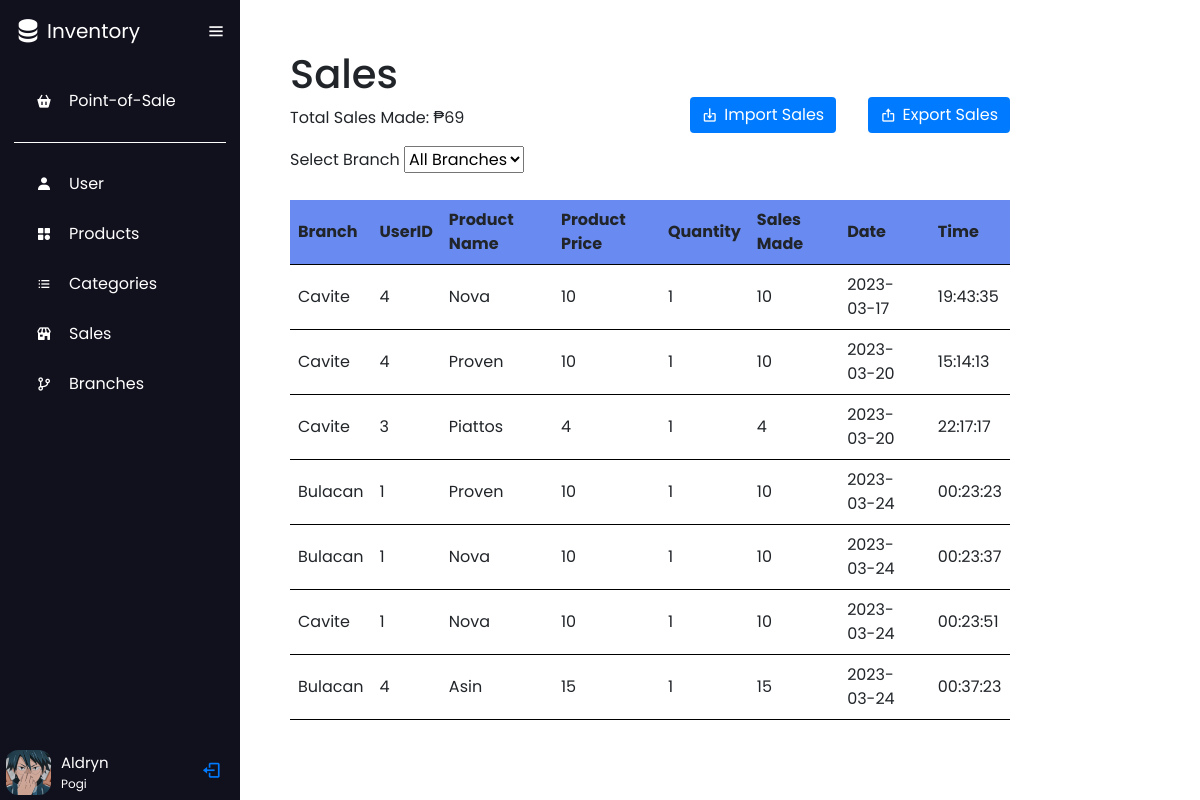
/sales.php (signed in), run on the app's committed database.
### tables this page shows
CREATE TABLE `sales` (
  `id` int(11) NOT NULL,
  `name` varchar(115) NOT NULL,
  `product_name` varchar(11) NOT NULL,
  `quantity` int(11) NOT NULL,
  `product_price` float NOT NULL,
  `sales_made` float NOT NULL,
  `user_id` int(11) NOT NULL,
  `date` date NOT NULL,
  `time` time NOT NULL
);

### sales.php (the view, shortened to what this page needs)
<?php include 'menubar.php'; ?>
<?php include 'conn.php'; ?>
<?php
$branch = $_GET['branch'] ?? null;
if (!isset($branch)) {
    $sales = array();;
    $sql = "SELECT * FROM sales";
    $result = mysqli_query($conn, $sql);
    while ($row = mysqli_fetch_assoc($result)) {
        $sales[] = $row;
    }
    $sql = "SELECT SUM(sales_made) as total_sales_made FROM sales";
    $result = mysqli_query($conn, $sql);
    $row = mysqli_fetch_assoc($result);
    $total_sales_made = $row['total_sales_made'];
}
?>
<!DOCTYPE html>
<html lang="en">
<head>
</head>
<body>
    <div class="heading">
        <div>
            <h1>Sales</h1>
            <p>Total Sales Made: <span>₱<?= $total_sales_made ?></span></p>
            <?php if ($_SESSION['level'] == '1') : ?>
                <label for="branch">Select Branch</label>
                <select name="branch" id="branch" onchange="change_branch()">
                    <option value="" <?php echo (!isset($_GET['branch'])) ? "selected" : "" ?>>All Branches</option>
                </select>
            <?php endif ?>
        </div>
        <div class="actions">
            <?php if ($_SESSION['level'] == '1') : ?>
                <a class="btn-primary" href="./import_sales_form.php"><i class='bx bx-import'></i>Import Sales</a>
            <?php endif ?>
            <a class="btn-primary" href="./export_sales_form.php<?php if (isset($_GET['branch'])) {
                                                                    echo "?branch=$branch";
                                                                } ?>"><i class='bx bx-export'></i>Export Sales</a>
        </div>
    </div>
    <?php
    if (count($sales) > 0) :
    ?>
        <table>
            <thead>
                <tr>
                    <th>Branch</th>
                    <th>UserID</th>
                    <th>Product Name</th>
                    <th>Product Price</th>
                    <th>Quantity</th>
                    <th>Sales Made</th>
                    <th>Date</th>
                    <th>Time</th>
                </tr>
            </thead>
            <tbody>
                <?php
                foreach ($sales as $sale) {
                    echo '<tr>';
                    echo "<td>" . $sale['name'] . "</td>";
                    echo "<td>" . $sale['user_id'] . "</td>";
                    echo "<td>" . $sale['product_name'] . "</td>";
                    echo "<td>" . $sale['product_price'] . "</td>";
                    echo "<td>" . $sale['quantity'] . "</td>";
                    echo "<td>" . $sale['sales_made'] . "</td>";
                    echo "<td>" . $sale['date'] . "</td>";
                    echo "<td>" . $sale['time'] . "</td>";
                    echo '</tr>';
                }
                ?>
            </tbody>
        </table>
    <?php else : ?>
        <p style="margin-top: 5em;text-align: center">No sales to display</p>
    <?php endif; ?>
</body>
</html>

### styles.css (style rules this page uses)
* { margin: 0; padding: 0; box-sizing: border-box; font-family: 'Poppins', sans-serif; }
body { position: relative; width: 100%; }
table { width: 60%; margin: 20px auto; border-collapse: collapse; position: relative; left: 50px; top: 50px; }
th, td { padding: 8px; text-align: left; border-bottom: 1px solid rgb(0, 0, 0); }
th { background-color: #698af0; }
.btn-primary { background-color: #007bff; color: white; border-color: #007bff; padding: 0.375rem 0.75rem; font-size: 1rem; line-height: 1.5; border-radius: 0.25rem; }

### sales.php (style rules this page uses)
.heading { width: 60%; margin: auto; display: flex; align-items: center; justify-content: space-between; position: relative; left: 50px; top: 50px; }
.actions { display: flex; justify-content: center; align-items: center; gap: 2em; }
.actions a { text-decoration: none; display: flex; justify-content: center; align-items: center; gap: .4em; }

### data on the page
sales: name "Cavite", user "4", product_name "Nova", product_price "10", quantity "1", sales_made "10", date "2023-03-17", time "19:43:35"
sales: name "Cavite", user "4", product_name "Proven", product_price "10", quantity "1", sales_made "10", date "2023-03-20", time "15:14:13"
sales: name "Cavite", user "3", product_name "Piattos", product_price "4", quantity "1", sales_made "4", date "2023-03-20", time "22:17:17"
sales: name "Bulacan", user "1", product_name "Proven", product_price "10", quantity "1", sales_made "10", date "2023-03-24", time "00:23:23"
sales: name "Bulacan", user "1", product_name "Nova", product_price "10", quantity "1", sales_made "10", date "2023-03-24", time "00:23:37"
sales: name "Cavite", user "1", product_name "Nova", product_price "10", quantity "1", sales_made "10", date "2023-03-24", time "00:23:51"
sales: name "Bulacan", user "4", product_name "Asin", product_price "15", quantity "1", sales_made "15", date "2023-03-24", time "00:37:23"

### other printed values
$total_sales_made "69"
